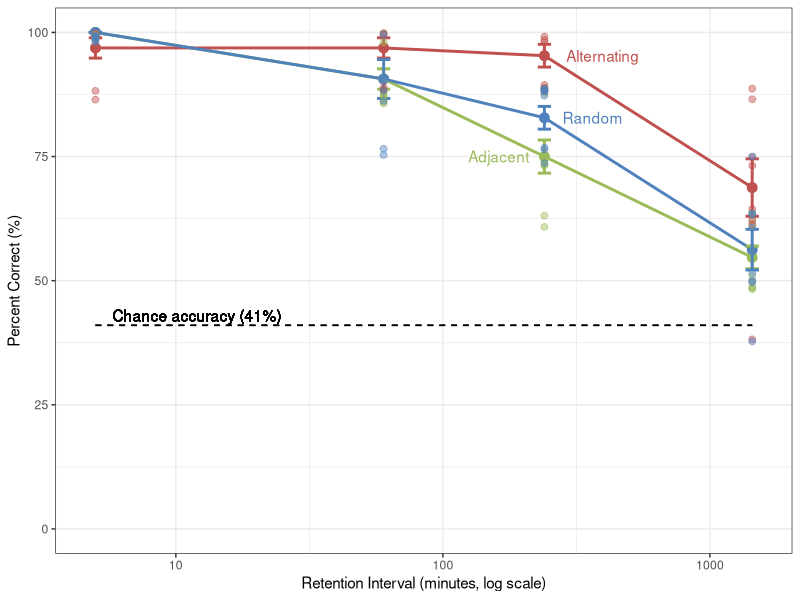

This figure's R source:
## ---- chunk 1
library(formatR)
library(knitr)
knitr::opts_chunk$set(echo = TRUE)
opts_chunk$set(echo = TRUE)
opts_chunk$set(tidy.opts=list(width.cutoff=50),tidy=TRUE)
## ---- chunk 2
library(readr)
library(tidyr)
library(dplyr)
library(ggplot2)
## ---- chunk 3
rdata <- read_csv("thesisexp1.csv")
rdata$Pattern <- factor(rdata$Pattern)
## ---- chunk 4
rdata2 <- rdata %>%
    group_by(Pattern, RI, Rat) %>%
    summarize(mean1 = mean(PercentCorrect))

rdata3 <- rdata %>%
    group_by(Pattern, RI, Rat) %>%
    summarize(mean1 = mean(PercentCorrect)) %>%
    group_by(Pattern, RI) %>%
    summarize(mean2 = mean(mean1), stderror = sd(mean1)/sqrt(8))
## ---- chunk 5
png(filename = "index_files/figures-html/revamp.png",
    type = "cairo", 
    units = "in", 
    width = 8,
    height = 8,
    pointsize = 8, 
    res = 300)

rdata3 %>%
    ggplot(aes(x = RI, 
               y = mean2, 
               group = Pattern, 
               color = Pattern)) +
    geom_point(size = 3) +
    geom_line(size = 1) +
    geom_errorbar(ymin = rdata3$mean2 - rdata3$stderror, 
                  ymax = rdata3$mean2 + rdata3$stderror, 
                  width = 0.05,
                  size = 1) +
    geom_text(data = rdata3[rdata3$RI == "240",], 
              aes(label = Pattern), 
              hjust = c(1.25, -0.3, -0.3)) +
    geom_jitter(data = rdata2, 
                aes(y = mean1),
                size = 2,
                alpha = 0.45,
                width = 0,
                height = 2) +
    scale_x_log10() +
    scale_y_continuous(limits = c(0, 100)) +
    scale_color_manual(values = c("#9bbb59", "#c0504d", "#4f81bd")) +
    labs(x = "Retention Interval (minutes, log scale)", y = "Percent Correct (%)") +
    geom_line(y = 41, colour = "black", linetype = 2) +
    geom_text(mapping = aes(x = 12, y = 43, label = "Chance accuracy (41%)"), colour = "black") +
    guides(colour = "none") +
    theme_bw()

dev.off()
